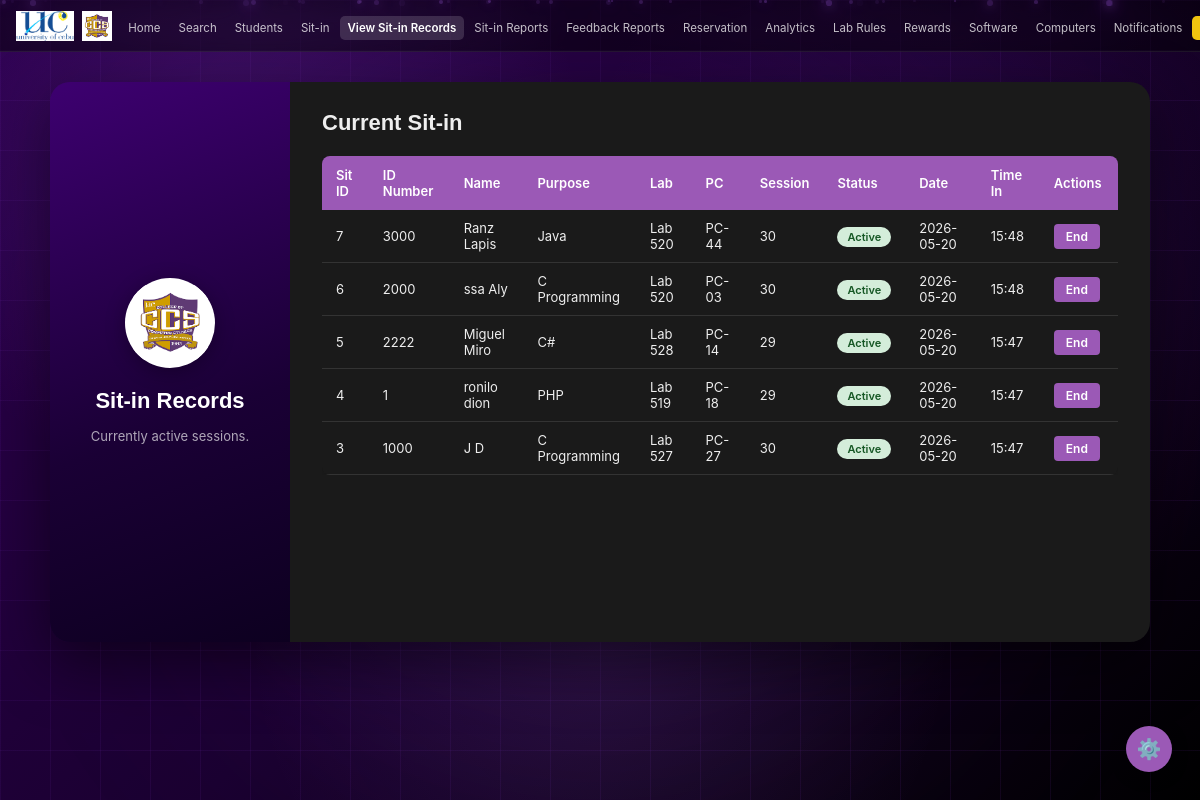
/admin/sitin/records (signed in), run on an earlier commit of the app's database.
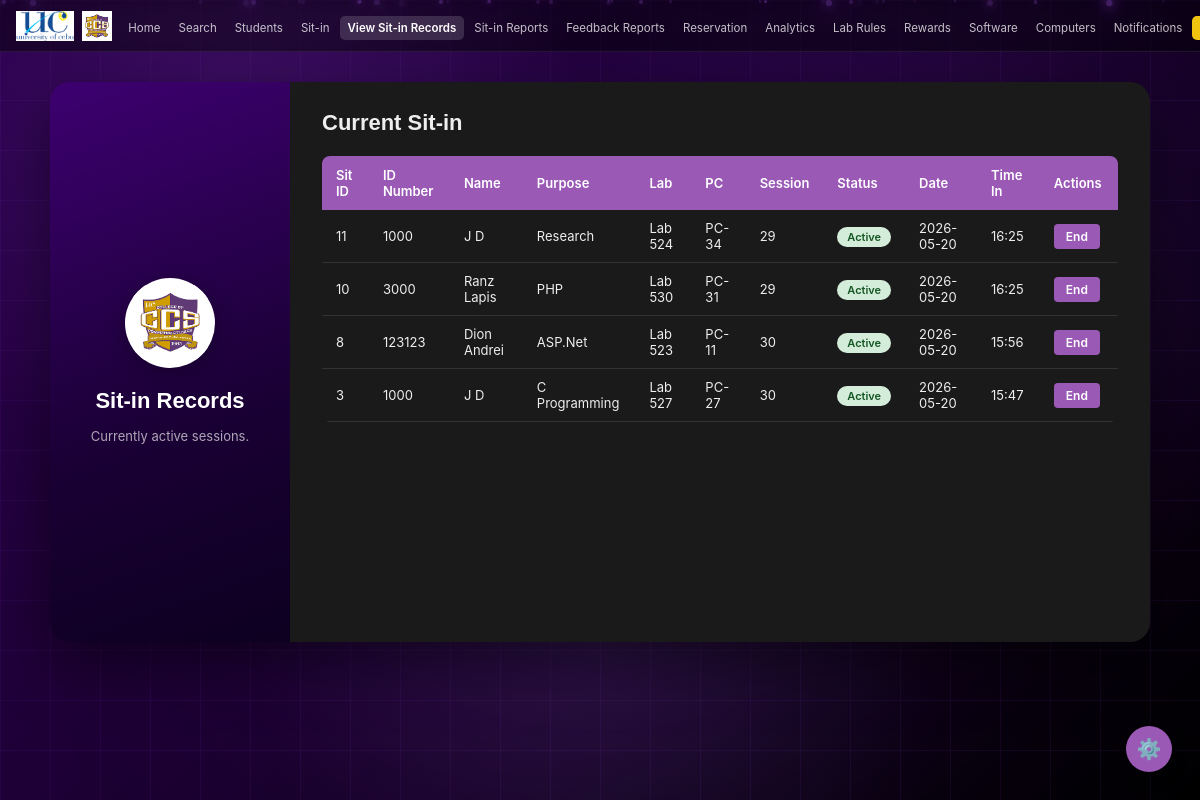
And on a later commit of the database.
### tables this page shows
CREATE TABLE sitin (
        id INTEGER PRIMARY KEY AUTOINCREMENT,
        idnum TEXT NOT NULL,
        name TEXT NOT NULL,
        purpose TEXT NOT NULL,
        lab TEXT NOT NULL,
        session INTEGER NOT NULL,
        date TEXT NOT NULL DEFAULT (DATE('now')),
        time_in TEXT,
        time_out TEXT,
        pc_id INTEGER
    );

CREATE TABLE computer_units (
        id INTEGER PRIMARY KEY AUTOINCREMENT,
        pc_number TEXT NOT NULL,
        lab_id INTEGER NOT NULL,
        status TEXT NOT NULL DEFAULT 'Available',
        FOREIGN KEY (lab_id) REFERENCES laboratory(id)
    );

### app.py (the view)
@app.route('/admin/sitin/records')
def admin_sitin_records():
    if not admin_required():
        return redirect(url_for('login'))
    conn = get_db()
    records = conn.execute('''
        SELECT s.*, cu.pc_number
        FROM sitin s
        LEFT JOIN computer_units cu ON s.pc_id = cu.id
        ORDER BY s.id DESC
    ''').fetchall()
    conn.close()
    return render_template('admin/sitin_records.html', records=records)

### app.py (called while the page is built, shortened)
def get_db():
    conn = sqlite3.connect(os.path.join(BASE_DIR, 'database.db'))
    conn.row_factory = sqlite3.Row
    return conn

@app.before_request
def csrf_protect():
    if 'csrf_token' not in session:
        session['csrf_token'] = secrets.token_hex(16)
    if request.method == "POST":
        token = session.get('csrf_token', '')
        form_token = request.form.get('csrf_token', '')
        if not token or token != form_token:
            flash('Invalid request. Please try again.', 'error')
            return redirect(request.url)

@app.context_processor
def inject_unread_count():
    if 'user_id' in session and session.get('role') == 'admin':
        conn = get_db()
        count = conn.execute('''
            SELECT COUNT(*) FROM notifications
            WHERE is_read = 0 AND idnum = ?
        ''', (session['user_idnum'],)).fetchone()[0]
        conn.close()
        return dict(unread_count=count)
    return dict(unread_count=0)

def admin_required():
    return 'user_id' in session and session.get('role') == 'admin'

### templates/admin/sitin_records.html (shortened to what the changed rows need)
<!DOCTYPE html>
<html lang="en" data-theme="dark">
<head>
  <link rel="stylesheet" href="{{ url_for('static', filename='style.css') }}">
</head>
<body>
  <main class="admin-main">
    <div class="admin-split-card">
      <div class="split-left">
        <h2 class="split-title">Sit-in Records</h2>
      </div>
      <div class="split-right">
        <h2 class="form-title">Current Sit-in</h2>
        <div class="table-wrap">
          <table class="admin-table">
            <thead>
              <tr>
                <th>Sit ID</th>
                <th>ID Number</th>
                <th>Name</th>
                <th>Purpose</th>
                <th>Lab</th>
                <th>PC</th>
                <th>Session</th>
                <th>Status</th>
                <th>Date</th>
                <th>Time In</th>
                <th>Actions</th>
              </tr>
            </thead>
            <tbody>
              {% for r in records %}
              <tr>
                <td>{{ r['id'] }}</td>
                <td>{{ r['idnum'] }}</td>
                <td>{{ r['name'] }}</td>
                <td>{{ r['purpose'] }}</td>
                <td>{{ r['lab'] }}</td>
                <td>{{ r['pc_number'] if r['pc_number'] else '-' }}</td>
                <td>{{ r['session'] }}</td>
                <td><span class="badge badge-active">Active</span></td>
                <td>{{ r['date'] }}</td>
                <td>{{ r['time_in'] or '-' }}</td>
                <td>
                  <a href="{{ url_for('end_sitin', record_id=r['id']) }}" class="btn-edit" onclick="return confirm('End this session?')">End</a>
                </td>
              </tr>
              {% else %}
              <tr><td colspan="11" class="no-data">No active sit-in sessions.</td></tr>
              {% endfor %}
            </tbody>
          </table>
        </div>
      </div>
    </div>
  </main>
</body>
</html>

What changed in the data, as far as the page shows it:
removed sitin: id "7", idnum "3000", name "Ranz Lapis", purpose "Java", lab "Lab 520", pc_number "PC-44", session "30", date "2026-05-20", time_in "15:48"
removed sitin: id "6", idnum "2000", name "ssa Aly", purpose "C Programming", lab "Lab 520", pc_number "PC-03", session "30", date "2026-05-20", time_in "15:48"
removed sitin: id "5", idnum "2222", name "Miguel Miro", purpose "C#", lab "Lab 528", pc_number "PC-14", session "29", date "2026-05-20", time_in "15:47"
removed sitin: id "4", idnum "1", name "ronilo dion", purpose "PHP", lab "Lab 519", pc_number "PC-18", session "29", date "2026-05-20", time_in "15:47"
added sitin: id "11", idnum "1000", name "J D", purpose "Research", lab "Lab 524", pc_number "PC-34", session "29", date "2026-05-20", time_in "16:25"
added sitin: id "10", idnum "3000", name "Ranz Lapis", purpose "PHP", lab "Lab 530", pc_number "PC-31", session "29", date "2026-05-20", time_in "16:25"
added sitin: id "8", idnum "123123", name "Dion Andrei", purpose "ASP.Net", lab "Lab 523", pc_number "PC-11", session "30", date "2026-05-20", time_in "15:56"
